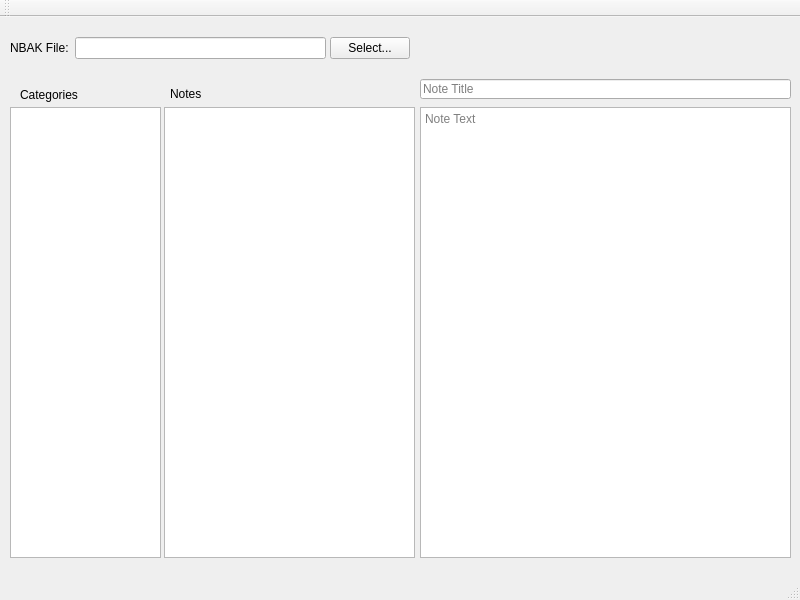
<?xml version="1.0" encoding="UTF-8"?>
<ui version="4.0">
 <class>NotedViewer</class>
 <widget class="QMainWindow" name="NotedViewer">
  <property name="geometry">
   <rect>
    <x>0</x>
    <y>0</y>
    <width>800</width>
    <height>600</height>
   </rect>
  </property>
  <property name="windowTitle">
   <string>NotedViewer</string>
  </property>
  <property name="toolTip">
   <string>Categories</string>
  </property>
  <widget class="QWidget" name="centralWidget">
   <widget class="QLineEdit" name="nbakPath">
    <property name="geometry">
     <rect>
      <x>75</x>
      <y>20</y>
      <width>251</width>
      <height>22</height>
     </rect>
    </property>
   </widget>
   <widget class="QLabel" name="label">
    <property name="geometry">
     <rect>
      <x>10</x>
      <y>23</y>
      <width>61</width>
      <height>16</height>
     </rect>
    </property>
    <property name="text">
     <string>NBAK File:</string>
    </property>
   </widget>
   <widget class="QPushButton" name="browseButton">
    <property name="geometry">
     <rect>
      <x>330</x>
      <y>20</y>
      <width>80</width>
      <height>22</height>
     </rect>
    </property>
    <property name="text">
     <string>Select...</string>
    </property>
   </widget>
   <widget class="QListWidget" name="categoriesList">
    <property name="geometry">
     <rect>
      <x>10</x>
      <y>90</y>
      <width>151</width>
      <height>451</height>
     </rect>
    </property>
   </widget>
   <widget class="QListWidget" name="notesList">
    <property name="geometry">
     <rect>
      <x>164</x>
      <y>90</y>
      <width>251</width>
      <height>451</height>
     </rect>
    </property>
    <property name="toolTip">
     <string>Note List</string>
    </property>
   </widget>
   <widget class="QTextEdit" name="noteText">
    <property name="geometry">
     <rect>
      <x>420</x>
      <y>90</y>
      <width>371</width>
      <height>451</height>
     </rect>
    </property>
    <property name="placeholderText">
     <string>Note Text</string>
    </property>
   </widget>
   <widget class="QLineEdit" name="noteTitle">
    <property name="geometry">
     <rect>
      <x>420</x>
      <y>62</y>
      <width>371</width>
      <height>20</height>
     </rect>
    </property>
    <property name="readOnly">
     <bool>true</bool>
    </property>
    <property name="placeholderText">
     <string>Note Title</string>
    </property>
   </widget>
   <widget class="QLabel" name="label_2">
    <property name="geometry">
     <rect>
      <x>20</x>
      <y>70</y>
      <width>71</width>
      <height>16</height>
     </rect>
    </property>
    <property name="text">
     <string>Categories</string>
    </property>
   </widget>
   <widget class="QLabel" name="label_3">
    <property name="geometry">
     <rect>
      <x>170</x>
      <y>70</y>
      <width>59</width>
      <height>14</height>
     </rect>
    </property>
    <property name="text">
     <string>Notes</string>
    </property>
   </widget>
  </widget>
  <widget class="QMenuBar" name="menuBar">
   <property name="geometry">
    <rect>
     <x>0</x>
     <y>0</y>
     <width>800</width>
     <height>19</height>
    </rect>
   </property>
  </widget>
  <widget class="QToolBar" name="mainToolBar">
   <attribute name="toolBarArea">
    <enum>TopToolBarArea</enum>
   </attribute>
   <attribute name="toolBarBreak">
    <bool>false</bool>
   </attribute>
  </widget>
  <widget class="QStatusBar" name="statusBar"/>
 </widget>
 <layoutdefault spacing="6" margin="11"/>
 <resources/>
 <connections/>
</ui>
